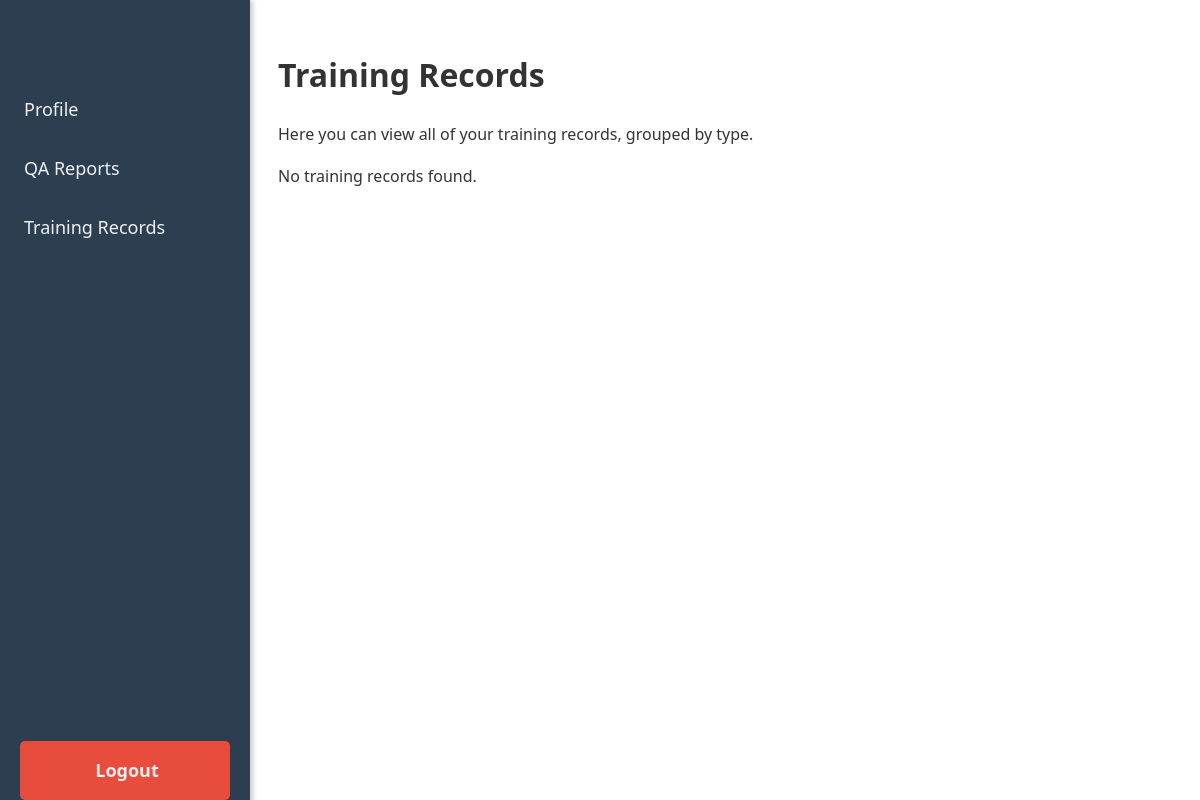
The page /training-records/ (signed in) on the database as committed earlier.
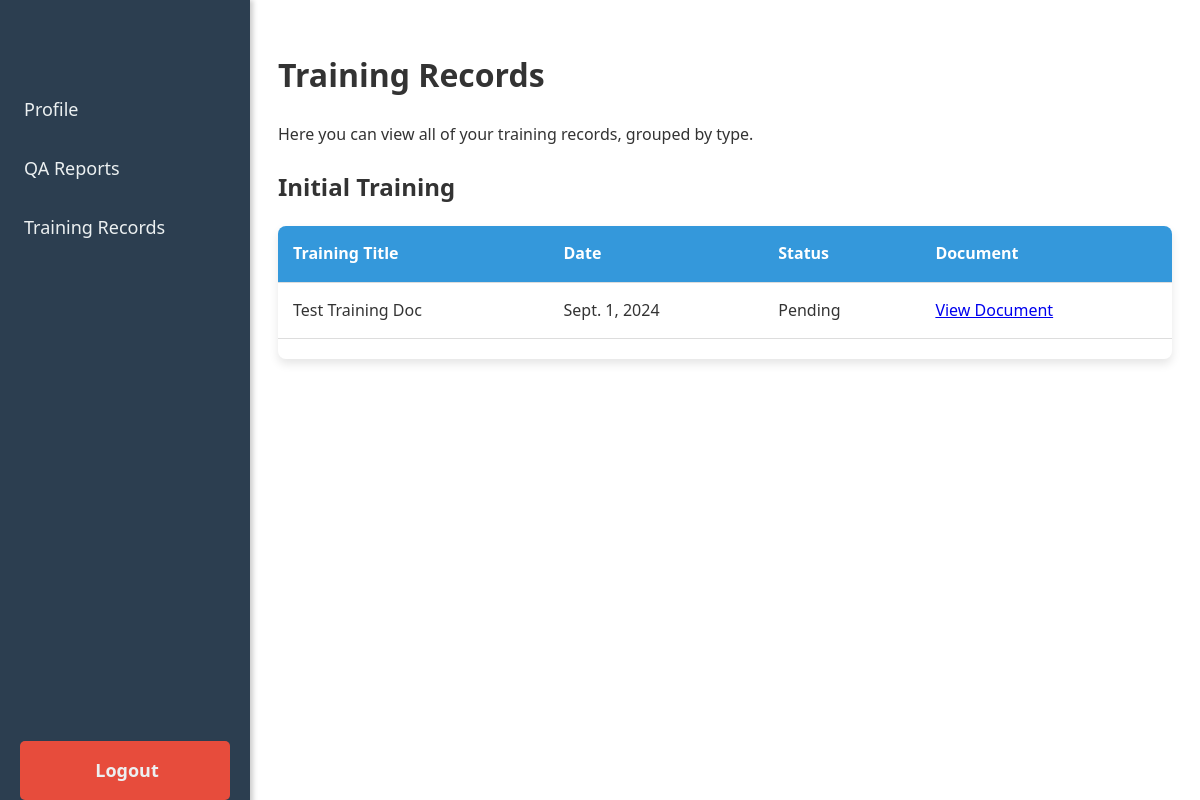
The same page on the database as committed later.
### lms/models.py (models this page shows, shortened)
class TrainingRecord(models.Model):
    TRAINING_TYPE_CHOICES = [
        ('Initial', 'Initial'),
        ('Refresher', 'Refresher'),
        ('Advanced', 'Advanced'),
    ]
    STATUS_CHOICES = [
        ('Completed', 'Completed'),
        ('Pending', 'Pending'),
    ]
    user = models.ForeignKey(User, on_delete=models.CASCADE, related_name='training_records')
    training_title = models.CharField(max_length=200)
    training_type = models.CharField(max_length=20, choices=TRAINING_TYPE_CHOICES)
    date = models.DateField()
    status = models.CharField(max_length=20, choices=STATUS_CHOICES)
    supporting_document = models.FileField(upload_to='training_documents/', blank=True, null=True)
    notes = models.TextField(blank=True, null=True)

### lms/views.py (the view)
# urls.py: path('training-records/', training_records_view, name='training_records'),
@login_required
def training_records_view(request):
    training_records = TrainingRecord.objects.filter(user=request.user).order_by('-date')
    grouped_records = defaultdict(list)
    for record in training_records:
        grouped_records[record.training_type].append(record)
    context = {
        'training_records': dict(grouped_records),  # Convert defaultdict to a regular dict
    }
    return render(request, 'training_records.html', context)

### templates/training_records.html (shortened to what this page needs)
{% extends 'dashboard.html' %}
{% load static %}
{% block content %}
    <h1>Training Records</h1>
    <p>Here you can view all of your training records, grouped by type.</p>
    {% for training_type, records in training_records.items %}
        <h2>{{ training_type }} Training</h2>
        <div class="table-container">
            <table>
                <thead>
                    <tr>
                        <th>Training Title</th>
                        <th>Date</th>
                        <th>Status</th>
                        <th>Document</th>
                    </tr>
                </thead>
                <tbody>
                    {% for record in records %}
                        <tr>
                            <td>{{ record.training_title }}</td>
                            <td>{{ record.date }}</td>
                            <td>{{ record.status }}</td>
                            <td>
                                {% if record.supporting_document %}
                                    <a href="javascript:void(0)" onclick="openModal('{{ record.supporting_document.url }}', '{{ record.training_title|escapejs }}')">
                                        View Document
                                    </a>
                                {% else %}
                                    No document
                                {% endif %}
                            </td>
                        </tr>
                    {% empty %}
                        <tr>
                            <td colspan="4">No records available for {{ training_type }} training.</td>
                        </tr>
                    {% endfor %}
                </tbody>
            </table>
        </div>
    {% endfor %}
    {% if training_records|length == 0 %}
        <p>No training records found.</p>
    {% endif %}
{% endblock %}

### templates/dashboard.html (shortened to what this page needs)
{% load static %}
<!DOCTYPE html>
<html lang="en">
<head>
    <link rel="stylesheet" href="{% static 'css/styles.css' %}" type="text/css">
</head>
<body>
    <div id="sidebar" class="sidebar">
        <div class="sidebar-content">
            <a href="{% url 'dashboard' %}">Profile</a>
            <a href="{% url 'qa_reports' %}">QA Reports</a>
            <a href="{% url 'training_records' %}">Training Records</a>
        </div>
        <a href="{% url 'login' %}" class="logout-button">Logout</a>
    </div>
    <div id="main-content" class="main-content">
        {% block content %}{% endblock %}
    </div>
</body>
</html>

### static/css/styles.css (style rules this page uses)
body { background-color: #ffffff; font-family: 'Segoe UI', Tahoma, Geneva, Verdana, sans-serif; color: #333; line-height: 1.6; transition: all 0.3s ease-in-out; overflow-x: hidden; }
.sidebar { height: 100vh; width: 250px; position: fixed; top: 0; left: 0; background-color: #2c3e50; display: flex; overflow-x: hidden; flex-direction: column; justify-content: space-between; padding: 20px 0; box-shadow: 3px 0 5px rgba(0, 0, 0, 0.2); transition: width 0.3s ease-in-out; }
.sidebar-content { flex-grow: 1; display: flex; flex-direction: column; padding-top: 60px; width: 250px; }
.sidebar a { padding: 15px 20px; font-size: 18px; color: #ecf0f1; text-decoration: none; transition: background-color 0.3s ease; border-left: 4px solid transparent; }
.logout-button { padding: 15px; text-align: center; background-color: #e74c3c; color: white; text-decoration: none; border-radius: 5px; margin: 20px; font-weight: bold; }
.main-content { margin-left: 250px; padding: 20px; transition: margin-left 0.3s ease-in-out; }
.table-container { overflow-x: auto; margin: 20px 0; border-radius: 8px; box-shadow: 0 5px 10px rgba(0, 0, 0, 0.1); }
table { width: 100%; border-collapse: collapse; margin-bottom: 20px; }
th, td { padding: 15px; text-align: left; border-bottom: 1px solid #ddd; }
th { background-color: #3498db; color: white; font-weight: bold; }

Rows that differ between the two databases and show on the page:
added TrainingRecord: training_type "Initial", training_title "Test Training Doc", date "Sept. 1, 2024", status "Pending"
Other text that changed with them:
text no longer shown: "No training records found."
